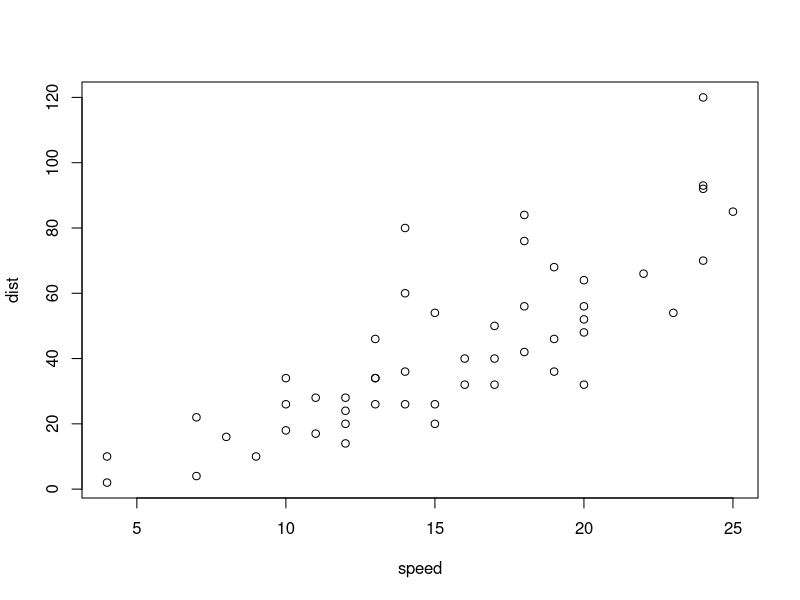
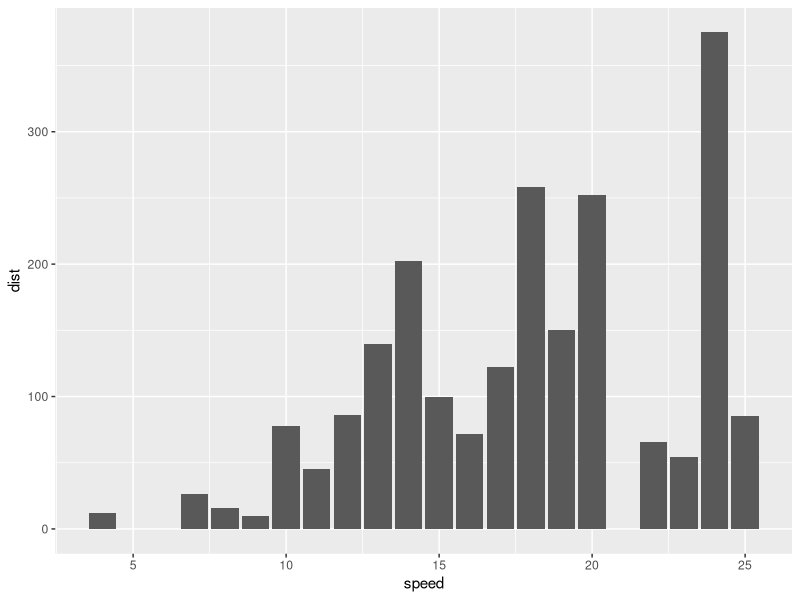

Write R code to recreate these figures, in order.
## ---- chunk 1
knitr::opts_chunk$set(echo = TRUE)
## ---- chunk 2
library(tidyverse)
library(ggplot2)

summary(cars)
## ---- chunk 3
plot(cars)

cars %>% 
  ggplot(aes(x = speed , y = dist)) +
  geom_col()
